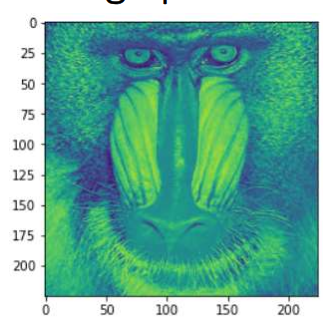
#> input picture 1_UE_TestOpenCV/test_image/color_monkey.png, 323 x 327 px
$ python OpenCV-Test.py
#> lines starting #> are read from the running program, lines starting #| are printed output that depends on the picture; long printed decimals are rounded
 # -*- coding: utf-8 -*-
"""
Test OpenCV

read Image and basic image processing
"""

import cv2 #OpenCv
import numpy as np #Numpy
import matplotlib.pyplot as plt #charting


# RGB
inPath = "./test_image/color_monkey.png"
outPathGray = "./test_image/grey_monkey.png"
#load with OpenCV
img = cv2.imread(inPath)
#> img is the input picture: shape (327, 323, 3); mean B, G, R 159.2, 176.6, 106.1
print("shape of image " + str(img.shape))
#| shape of image (327, 323, 3)

# Gray Value
grayImg = cv2.cvtColor(img, cv2.COLOR_BGR2GRAY)
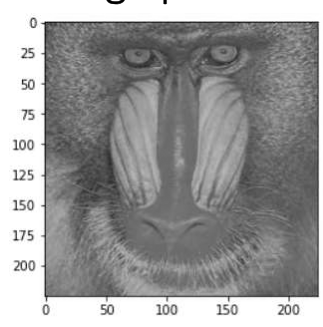
#> grayImg: shape (327, 323); min 0, max 255, mean 153.5
print("shape of gray image " + str(grayImg.shape))
#| shape of gray image (327, 323)

# Image statistics
minVal = np.min(grayImg)
#> minVal = 0
maxVal = np.max(grayImg)
#> maxVal = 255
avgVal = np.mean(grayImg)
#> avgVal = 153.5
print("min = " + str(minVal) + " maxVal = " + str(maxVal) + " avg= " + str(avgVal))
#| min = 0 maxVal = 255 avg= 153.497

# [13 lines of commented-out code are left out]
